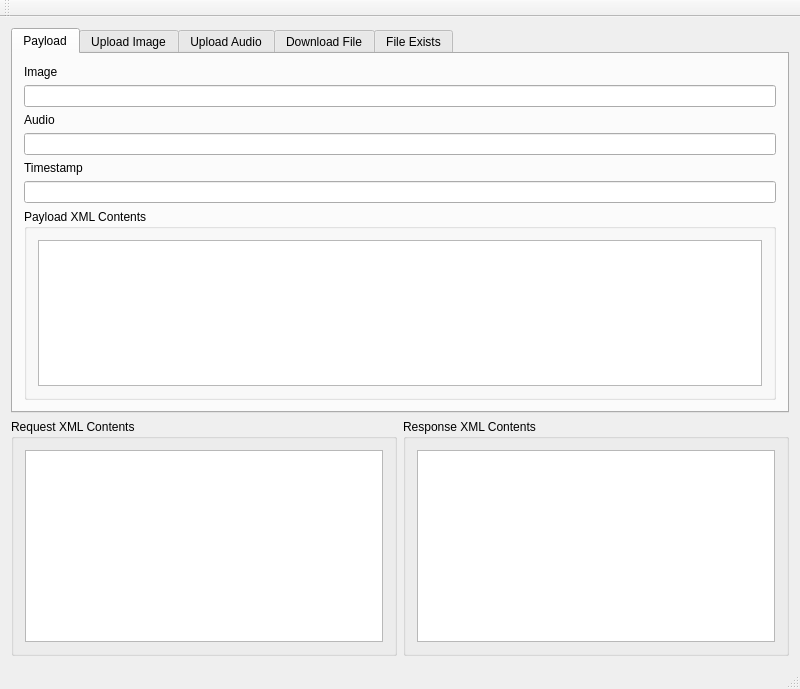
<?xml version="1.0" encoding="UTF-8"?>
<ui version="4.0">
 <class>MainWindow</class>
 <widget class="QMainWindow" name="MainWindow">
  <property name="geometry">
   <rect>
    <x>0</x>
    <y>0</y>
    <width>800</width>
    <height>689</height>
   </rect>
  </property>
  <property name="minimumSize">
   <size>
    <width>400</width>
    <height>300</height>
   </size>
  </property>
  <property name="windowTitle">
   <string>DM Helper Test</string>
  </property>
  <property name="windowIcon">
   <iconset resource="resources.qrc">
    <normaloff>:/img/data/dmhelper.png</normaloff>:/img/data/dmhelper.png</iconset>
  </property>
  <property name="autoFillBackground">
   <bool>false</bool>
  </property>
  <property name="styleSheet">
   <string notr="true">QMenuBar{background-image: url(:/img/data/parchment.jpg);}
QMenuBar:item {background-image: url(:/img/data/parchment.jpg);}
QMenu{background-image: url(:/img/data/parchment.jpg);}
QToolBar{background-image: url(:/img/data/parchment.jpg);}
QStatusBar{background-image: url(:/img/data/parchment.jpg);}
QMainWindow{background-image: url(:/img/data/parchment.jpg);}
QSplitter:handle{background: rgb(232, 199, 130);}
QScrollArea{background: rgb(247, 230, 174);}
QScrollBar{background: rgb(247, 230, 174);}
QComboBox{background-image: url(:/img/data/parchment.jpg);}</string>
  </property>
  <widget class="QWidget" name="centralWidget">
   <property name="styleSheet">
    <string notr="true">background-image: url(:/img/data/parchment.jpg);</string>
   </property>
   <layout class="QVBoxLayout" name="verticalLayout">
    <item>
     <widget class="QTabWidget" name="tabWidget">
      <property name="currentIndex">
       <number>0</number>
      </property>
      <widget class="QWidget" name="tabPayload">
       <attribute name="title">
        <string>Payload</string>
       </attribute>
       <layout class="QVBoxLayout" name="verticalLayout_2">
        <item>
         <widget class="QLabel" name="label">
          <property name="sizePolicy">
           <sizepolicy hsizetype="Preferred" vsizetype="Preferred">
            <horstretch>0</horstretch>
            <verstretch>0</verstretch>
           </sizepolicy>
          </property>
          <property name="text">
           <string>Image</string>
          </property>
         </widget>
        </item>
        <item>
         <widget class="QLineEdit" name="edtPayloadImage"/>
        </item>
        <item>
         <widget class="QLabel" name="label_2">
          <property name="text">
           <string>Audio</string>
          </property>
         </widget>
        </item>
        <item>
         <widget class="QLineEdit" name="edtPayloadAudio"/>
        </item>
        <item>
         <widget class="QLabel" name="label_3">
          <property name="text">
           <string>Timestamp</string>
          </property>
         </widget>
        </item>
        <item>
         <widget class="QLineEdit" name="edtTimestamp"/>
        </item>
        <item>
         <widget class="QGroupBox" name="groupBox_2">
          <property name="sizePolicy">
           <sizepolicy hsizetype="Preferred" vsizetype="MinimumExpanding">
            <horstretch>0</horstretch>
            <verstretch>0</verstretch>
           </sizepolicy>
          </property>
          <property name="title">
           <string>Payload XML Contents</string>
          </property>
          <layout class="QVBoxLayout" name="verticalLayout_5">
           <item>
            <widget class="QPlainTextEdit" name="edtPayloadXML"/>
           </item>
          </layout>
         </widget>
        </item>
       </layout>
      </widget>
      <widget class="QWidget" name="tabUploadImage">
       <attribute name="title">
        <string>Upload Image</string>
       </attribute>
       <layout class="QVBoxLayout" name="verticalLayout_4">
        <item>
         <layout class="QHBoxLayout" name="horizontalLayout_5">
          <item>
           <layout class="QVBoxLayout" name="verticalLayout_3">
            <item>
             <widget class="QPushButton" name="btnUploadImage">
              <property name="text">
               <string>Upload Image</string>
              </property>
             </widget>
            </item>
            <item>
             <widget class="QPushButton" name="btnClearImage">
              <property name="text">
               <string>Clear Image</string>
              </property>
             </widget>
            </item>
           </layout>
          </item>
          <item>
           <spacer name="horizontalSpacer_4">
            <property name="orientation">
             <enum>Qt::Horizontal</enum>
            </property>
            <property name="sizeHint" stdset="0">
             <size>
              <width>707</width>
              <height>20</height>
             </size>
            </property>
           </spacer>
          </item>
         </layout>
        </item>
        <item>
         <spacer name="verticalSpacer">
          <property name="orientation">
           <enum>Qt::Vertical</enum>
          </property>
          <property name="sizeHint" stdset="0">
           <size>
            <width>20</width>
            <height>295</height>
           </size>
          </property>
         </spacer>
        </item>
       </layout>
      </widget>
      <widget class="QWidget" name="tabUploadAudio">
       <attribute name="title">
        <string>Upload Audio</string>
       </attribute>
       <layout class="QVBoxLayout" name="verticalLayout_8">
        <item>
         <layout class="QHBoxLayout" name="horizontalLayout_8">
          <item>
           <layout class="QVBoxLayout" name="verticalLayout_7">
            <item>
             <widget class="QPushButton" name="btnUploadAudio">
              <property name="text">
               <string>Upload Audio</string>
              </property>
             </widget>
            </item>
            <item>
             <widget class="QPushButton" name="btnClearAudio">
              <property name="text">
               <string>Clear Audio</string>
              </property>
             </widget>
            </item>
           </layout>
          </item>
          <item>
           <spacer name="horizontalSpacer">
            <property name="orientation">
             <enum>Qt::Horizontal</enum>
            </property>
            <property name="sizeHint" stdset="0">
             <size>
              <width>78</width>
              <height>17</height>
             </size>
            </property>
           </spacer>
          </item>
         </layout>
        </item>
        <item>
         <spacer name="verticalSpacer_2">
          <property name="orientation">
           <enum>Qt::Vertical</enum>
          </property>
          <property name="sizeHint" stdset="0">
           <size>
            <width>20</width>
            <height>295</height>
           </size>
          </property>
         </spacer>
        </item>
       </layout>
      </widget>
      <widget class="QWidget" name="tab">
       <attribute name="title">
        <string>Download File</string>
       </attribute>
       <layout class="QVBoxLayout" name="verticalLayout_9">
        <item>
         <layout class="QHBoxLayout" name="horizontalLayout_6">
          <item>
           <widget class="QLabel" name="label_6">
            <property name="text">
             <string>File MD5</string>
            </property>
           </widget>
          </item>
          <item>
           <widget class="QLineEdit" name="edtDownloadMD5"/>
          </item>
         </layout>
        </item>
        <item>
         <layout class="QHBoxLayout" name="horizontalLayout_9">
          <item>
           <widget class="QPushButton" name="btnDownload">
            <property name="text">
             <string>Download File</string>
            </property>
           </widget>
          </item>
          <item>
           <spacer name="horizontalSpacer_3">
            <property name="orientation">
             <enum>Qt::Horizontal</enum>
            </property>
            <property name="sizeHint" stdset="0">
             <size>
              <width>40</width>
              <height>20</height>
             </size>
            </property>
           </spacer>
          </item>
         </layout>
        </item>
        <item>
         <spacer name="verticalSpacer_4">
          <property name="orientation">
           <enum>Qt::Vertical</enum>
          </property>
          <property name="sizeHint" stdset="0">
           <size>
            <width>20</width>
            <height>287</height>
           </size>
          </property>
         </spacer>
        </item>
       </layout>
      </widget>
      <widget class="QWidget" name="tabFileExists">
       <attribute name="title">
        <string>File Exists</string>
       </attribute>
       <layout class="QVBoxLayout" name="verticalLayout_6">
        <item>
         <layout class="QHBoxLayout" name="horizontalLayout_3">
          <item>
           <widget class="QLabel" name="label_4">
            <property name="text">
             <string>File MD5</string>
            </property>
           </widget>
          </item>
          <item>
           <widget class="QLineEdit" name="edtExistsMD5"/>
          </item>
         </layout>
        </item>
        <item>
         <layout class="QHBoxLayout" name="horizontalLayout">
          <item>
           <widget class="QPushButton" name="btnExists">
            <property name="text">
             <string>File Exists</string>
            </property>
           </widget>
          </item>
          <item>
           <spacer name="horizontalSpacer_2">
            <property name="orientation">
             <enum>Qt::Horizontal</enum>
            </property>
            <property name="sizeHint" stdset="0">
             <size>
              <width>40</width>
              <height>20</height>
             </size>
            </property>
           </spacer>
          </item>
         </layout>
        </item>
        <item>
         <widget class="QLabel" name="label_8">
          <property name="sizePolicy">
           <sizepolicy hsizetype="Preferred" vsizetype="Preferred">
            <horstretch>0</horstretch>
            <verstretch>0</verstretch>
           </sizepolicy>
          </property>
          <property name="text">
           <string>Received MD5</string>
          </property>
         </widget>
        </item>
        <item>
         <widget class="QLineEdit" name="edtExistsMD5received"/>
        </item>
        <item>
         <widget class="QLabel" name="label_7">
          <property name="text">
           <string>Received Filename</string>
          </property>
         </widget>
        </item>
        <item>
         <widget class="QLineEdit" name="edtExistsFilename"/>
        </item>
        <item>
         <widget class="QLabel" name="label_5">
          <property name="text">
           <string>Received Exists</string>
          </property>
         </widget>
        </item>
        <item>
         <widget class="QLineEdit" name="edtExists"/>
        </item>
        <item>
         <spacer name="verticalSpacer_3">
          <property name="orientation">
           <enum>Qt::Vertical</enum>
          </property>
          <property name="sizeHint" stdset="0">
           <size>
            <width>20</width>
            <height>167</height>
           </size>
          </property>
         </spacer>
        </item>
       </layout>
      </widget>
     </widget>
    </item>
    <item>
     <layout class="QHBoxLayout" name="horizontalLayout_2">
      <item>
       <widget class="QGroupBox" name="groupBox_3">
        <property name="sizePolicy">
         <sizepolicy hsizetype="Preferred" vsizetype="MinimumExpanding">
          <horstretch>0</horstretch>
          <verstretch>0</verstretch>
         </sizepolicy>
        </property>
        <property name="title">
         <string>Request XML Contents</string>
        </property>
        <layout class="QHBoxLayout" name="horizontalLayout_4">
         <item>
          <widget class="QPlainTextEdit" name="edtXMLRequest">
           <property name="plainText">
            <string/>
           </property>
          </widget>
         </item>
        </layout>
       </widget>
      </item>
      <item>
       <widget class="QGroupBox" name="groupBox_4">
        <property name="sizePolicy">
         <sizepolicy hsizetype="Preferred" vsizetype="MinimumExpanding">
          <horstretch>0</horstretch>
          <verstretch>0</verstretch>
         </sizepolicy>
        </property>
        <property name="title">
         <string>Response XML Contents</string>
        </property>
        <layout class="QHBoxLayout" name="horizontalLayout_7">
         <item>
          <widget class="QPlainTextEdit" name="edtXMLResponse">
           <property name="plainText">
            <string/>
           </property>
          </widget>
         </item>
        </layout>
       </widget>
      </item>
     </layout>
    </item>
   </layout>
  </widget>
  <widget class="QMenuBar" name="menuBar">
   <property name="geometry">
    <rect>
     <x>0</x>
     <y>0</y>
     <width>800</width>
     <height>17</height>
    </rect>
   </property>
   <property name="styleSheet">
    <string notr="true">background-image: url(:/img/data/parchment.jpg);</string>
   </property>
  </widget>
  <widget class="QToolBar" name="mainToolBar">
   <property name="styleSheet">
    <string notr="true">background-image: url(:/img/data/parchment.jpg);</string>
   </property>
   <attribute name="toolBarArea">
    <enum>TopToolBarArea</enum>
   </attribute>
   <attribute name="toolBarBreak">
    <bool>false</bool>
   </attribute>
  </widget>
  <widget class="QStatusBar" name="statusBar">
   <property name="styleSheet">
    <string notr="true">background-image: url(:/img/data/parchment.jpg);</string>
   </property>
  </widget>
 </widget>
 <layoutdefault spacing="6" margin="11"/>
 <resources>
  <include location="resources.qrc"/>
 </resources>
 <connections/>
</ui>
